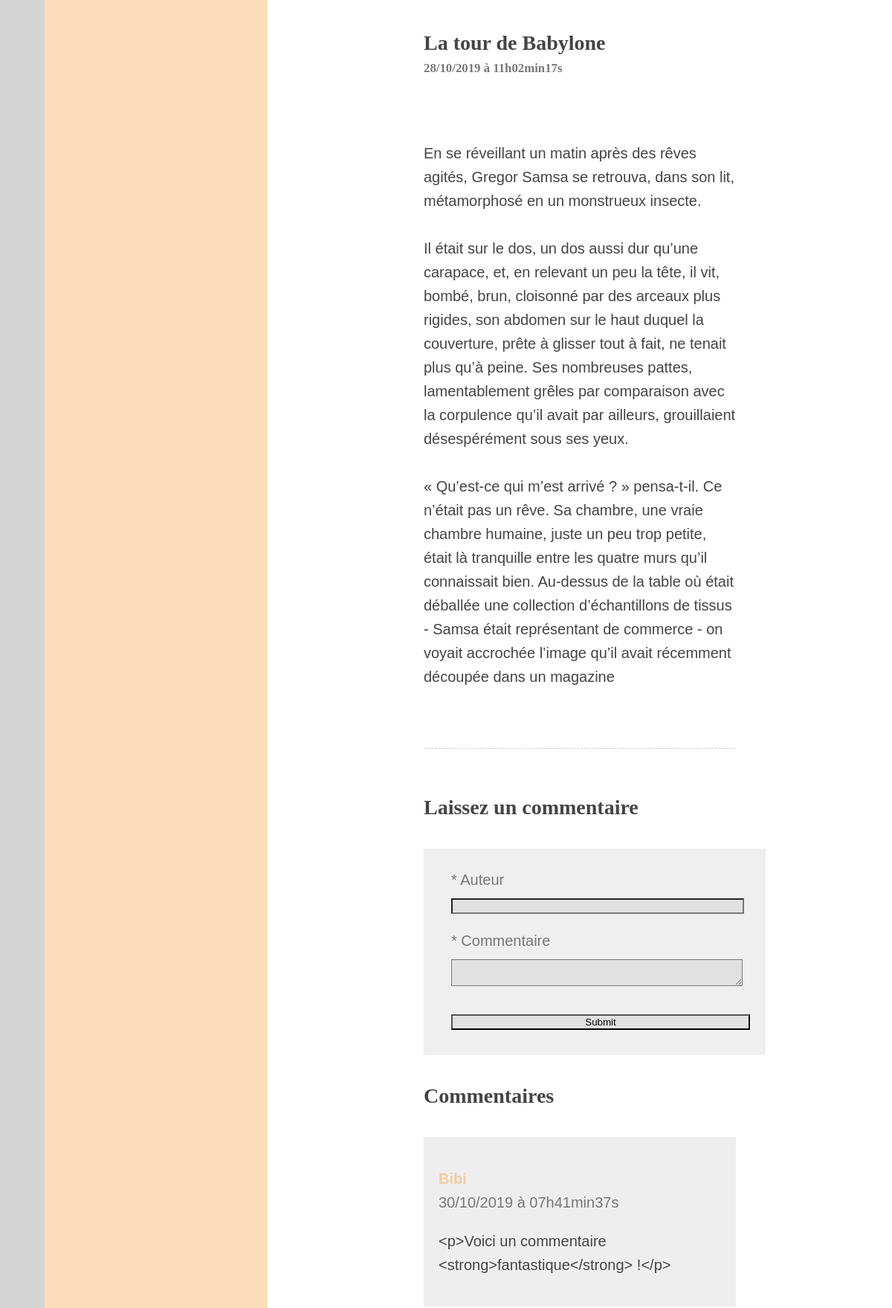
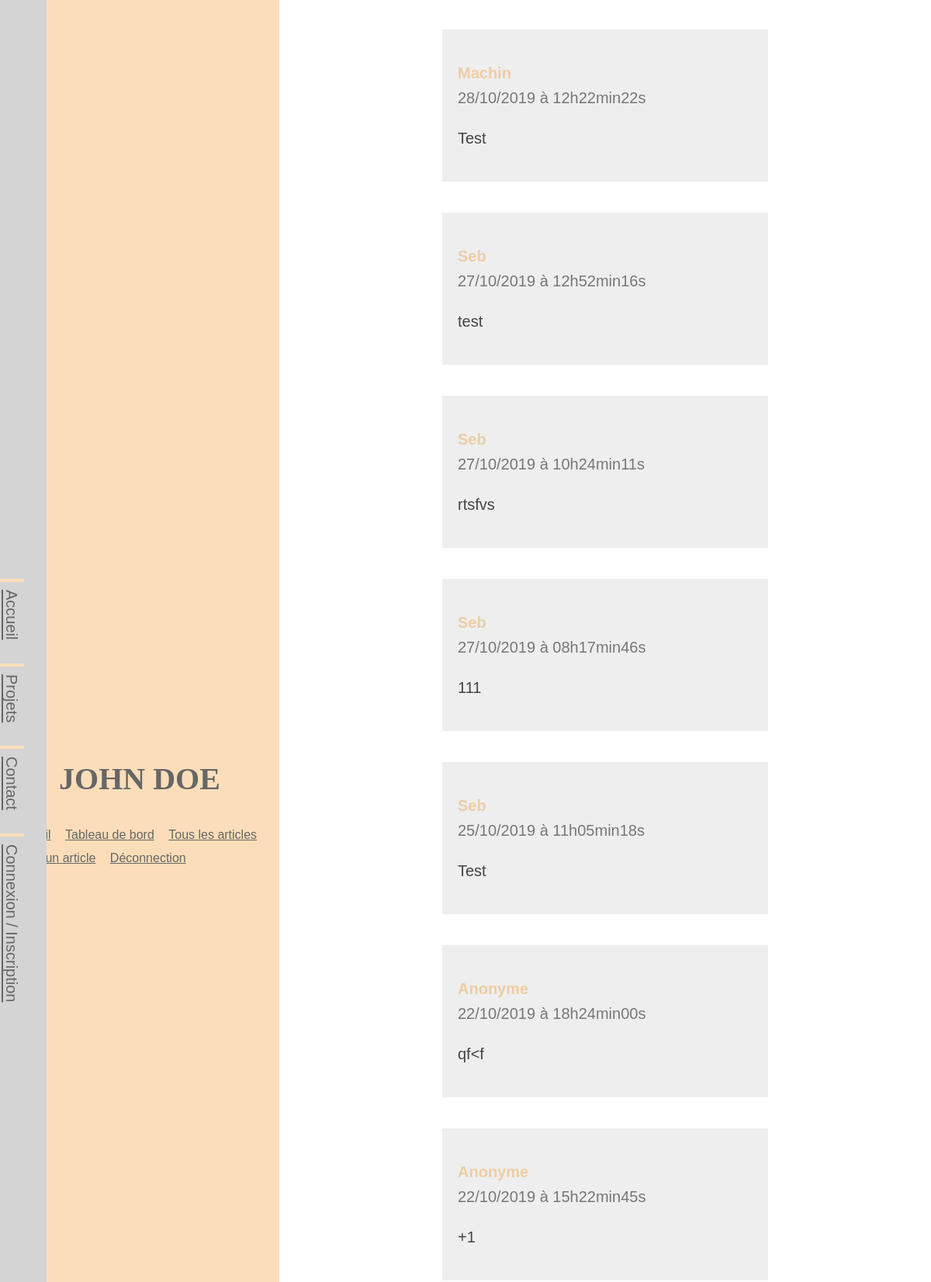
Screenshot of /index.php?action=adminPost&id=2 (signed in, upper part) with the database file from the repository (2 pictures, top to bottom).
### tables this page shows
CREATE TABLE IF NOT EXISTS `posts` (
  `id` int(11) NOT NULL AUTO_INCREMENT,
  `id_post` int(11) NOT NULL,
  `title` varchar(255) NOT NULL,
  `content` text NOT NULL,
  `creation_date` datetime NOT NULL,
  `modif_date` date DEFAULT NULL,
  `author` varchar(30) NOT NULL,
  PRIMARY KEY (`id`)
);

CREATE TABLE IF NOT EXISTS `comments` (
  `id` int(11) NOT NULL AUTO_INCREMENT,
  `post_id` int(11) NOT NULL,
  `author` varchar(255) NOT NULL,
  `comment` text NOT NULL,
  `comment_date` datetime NOT NULL,
  PRIMARY KEY (`id`)
);

### controller/backend.php (called while the page is built, shortened)
<?php
require('./model/backend/PostManager.php');
require('./model/backend/CommentManager.php');
function adminPost()
{
  $postManager = new \SebastienSenechal\Miniblog\Model\Backend\PostManager();
  $commentManager = new \SebastienSenechal\Miniblog\Model\Backend\CommentManager();
  $post = $postManager->getPost($_GET['id']);
  $comments = $commentManager->getComments($_GET['id']);
  require ('view/backend/postView.php');
}

### model/backend/PostManager.php (called while the page is built, shortened)
<?php
class PostManager extends Manager
{
  public function getPost($id_post)
  {
    $db = $this->dbConnect();
    $req = $db->prepare('SELECT id, title, content, DATE_FORMAT(creation_date, \'%d/%m/%Y à %Hh%imin%ss\') AS creation_date_fr FROM posts WHERE id = ?');
    $req->execute(array($id_post));
    $post = $req->fetch();
    return $post;
  }
}

### model/backend/CommentManager.php (called while the page is built, shortened)
<?php
class CommentManager extends Manager
{
  public function getComments($id_post)
  {
    $db = $this->dbConnect();
    $comments = $db->prepare('SELECT id, author, comment, DATE_FORMAT(comment_date, \'%d/%m/%Y à %Hh%imin%ss\') AS comment_date_fr FROM comments WHERE post_id = ? ORDER BY comment_date DESC');
    $comments->execute(array($id_post));
    return $comments;
  }
}

### view/backend/postView.php (the view, shortened to what this page needs)
<header id="header">
  <h1>John Doe</h1>
  <?php include('./view/nav_backend.php') ?>
</header>
<div id="layout-post">
  <section id="content-news">
    <header>
      <h2>
          <?= htmlspecialchars($post['title']) ?><br />
          <span><?= $post['creation_date_fr'] ?></span>
      </h2>
    </header>
    <article class="news">
        <p>
            <?= nl2br(htmlspecialchars($post['content'])) ?>
        </p>
      <div id="post-comments">
        <h2>Laissez un commentaire</h2>
        <div id="comment-form">
          <form action="index.php?action=addComment&amp;id=<?= $post['id'] ?>" method="post">
            <fieldset>
              <label for="author">* Auteur</label><br>
              <input type="text" id="author" name="author" />
            </fieldset>
            <fieldset>
              <label for="comment">* Commentaire</label><br>
              <textarea id="comment" name="comment"></textarea>
            </fieldset>
            <fieldset>
              <input type="submit" />
            </fieldset>
          </form>
        </div>
        <h2>Commentaires</h2>
        <?php
        while ($comment = $comments->fetch())
        {
        ?>
          <div class="content-comment">
            <p><strong><?= htmlspecialchars($comment['author']) ?></strong><br />
            <span class="comment-date"><?= $comment['comment_date_fr'] ?></span></p>
            <p><?= nl2br(htmlspecialchars($comment['comment'])) ?></p>
          </div>
        <?php
        }
        ?>
      </div>
    </article>
  </section>
</div>
<?php require('view/template.php') ?>

### public/css/style.css (style rules this page uses)
*, *:before, *:after { outline: none; -webkit-box-sizing: inherit; -moz-box-sizing: inherit; box-sizing: inherit; -webkit-font-smoothing: antialiased; -moz-osx-font-smoothing: grayscale; }
html { width: 100vw; height: auto; }
body { margin: 0; padding: 0; width: 100vw; height:auto; color: #444; font-size: 20px; line-height: 30px; scroll-behavior: smooth; overflow:hidden; font-family: 'Nunito Sans', Verdana, sans-serif; }
p, address { font-size:1em;line-height:1.6em;font-weight:400; }
h1, h2, h3, h4 { font-family: 'Spectral', Georgia, serif; }
h1 { text-transform:uppercase;font-weight:800; }
h2 { font-weight:700; }
strong { font-weight: bold; color: #EECDA4; }
h1 { font-size: 2em; line-height: 1.5em; }
h1 span, h2 span, h3 span { font-size : 60%; }
h2 { font-size: 1.4em; }
h2 span, h3 span, h4 span, p span { color:#777; }
section { width:50%; margin: 1em auto; }
.news { border-bottom: 1px dotted #000; padding: 2em 0; }
#post-comments { border-top: 1px dashed #ccc; margin-top: 4em; padding-top: 2em; }
.content-comment { margin-top: 2em; margin-bottom: 2em; padding: 1em; background: #eee; }
form { width: 100%; margin: 2em auto; padding: 1em; background: rgba(100, 100, 100, 0.1); }
fieldset { position: relative; border: none; }
label { color: rgba(0, 0, 0, 0.5); transform-origin: left; transition: all 0.3s ease; }
input, textarea { width: 100%; margin-top: 10px; background: rgba(100, 100, 100, 0.1); }
#header { width: 30%; height: 100vh; display: flex; flex-direction: column; justify-content: center; align-items: center; background: #FBDEB9; color: #666; }
#layout-post { display: -ms-flexbox; display: -webkit-flex; display: flex; -webkit-flex-direction: column; -ms-flex-direction: column; flex-direction: column; -webkit-flex-wrap: nowrap; -ms-flex-wrap: nowrap; flex-wrap: nowrap; -webkit-justify-content: flex-start; -ms-flex-pack: start; justify-content: flex-start; -webkit-align-content: stretch; -ms-flex-line-pack: stretch; align-content: stretch; -webkit-align-items: stretch; -ms-flex-align: stretch; align-items: stretch; overflow-y: scroll; height: 100vh; width: 70%; }

### rows the page displays
posts: title "La tour de Babylone", content "En se réveillant un matin après des rêves agités, Gregor Samsa se retrouva, dans son lit, métamorphosé en un monstrueux insecte. Il était sur le dos, un dos aussi dur qu’une carapace, et, en relevant un peu la tête, il vit, bombé, brun, cloisonné par des arceaux plus rigides, son abdomen sur le haut duquel la couverture, prête à glisser tout à fait, ne tenait plus qu’à peine. Ses nombreuses pattes, lamentablement grêles par comparaison avec la corpulence qu’il avait par ailleurs, grouillaient désespérément sous ses yeux. « Qu’est-ce qui m’est arrivé ? » pensa-t-il. Ce n’était pas un rêve. Sa chambre, une vraie chambre humaine, juste un peu trop petite, était là tranquille entre les quatre…"
comments: author "Bibi", comment_date_fr "30/10/2019 à 07h41min37s", comment "<p>Voici un commentaire <strong>fantastique</strong> !</p>"
comments: author "Machin", comment_date_fr "28/10/2019 à 12h22min22s", comment "Test"
comments: author "Seb", comment_date_fr "27/10/2019 à 12h52min16s", comment "test"
comments: author "Seb", comment_date_fr "27/10/2019 à 10h24min11s", comment "rtsfvs"
comments: author "Seb", comment_date_fr "27/10/2019 à 08h17min46s", comment "111"
comments: author "Seb", comment_date_fr "25/10/2019 à 11h05min18s", comment "Test"
comments: author "Anonyme", comment_date_fr "22/10/2019 à 18h24min00s", comment "qf<f"
comments: author "Anonyme", comment_date_fr "22/10/2019 à 15h22min45s", comment "+1"

### other values shown
$post['creation_date_fr'] "28/10/2019 à 11h02min17s"
